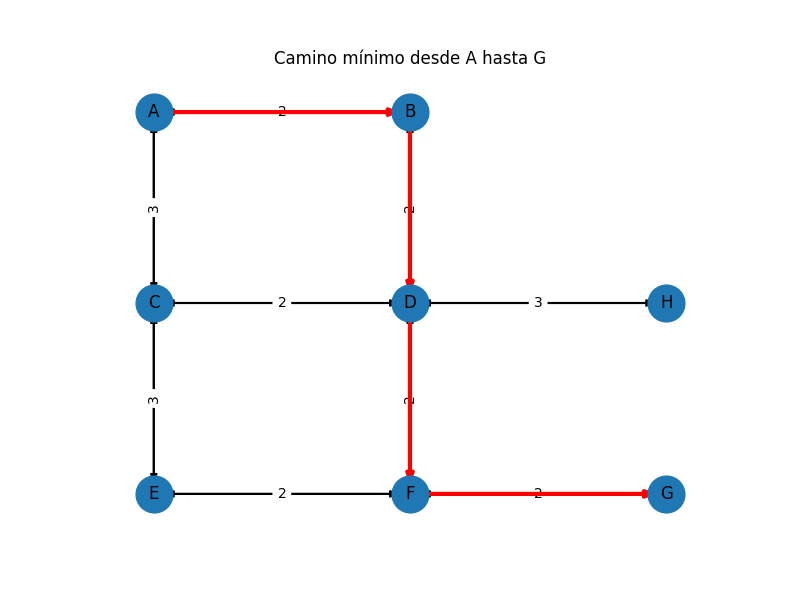

This figure's Python source:
"""
Starter: Greedy Best-First & A*, usando listas para OPEN
Formato y estructura inspirados en un starter de caminos mínimos.
Objetivo: que el/la estudiante implemente los algoritmos (cascarón con TODOs).

Instrucciones:
1) Implementá Greedy Best-First (f = h) en greedy_best_first():
   - Estructura de datos: OPEN como lista simple.
   - Selección del siguiente nodo: elegir el de menor h(n) con búsqueda lineal (O(N)).
   - Usá CLOSED para evitar reexpansión; registrá 'parent' y 'orden_expansion'.
2) Implementá A* (f = g + h) en a_star():
   - OPEN como lista simple; seleccionar por f(n) = g(n) + h(n).
   - Relajación: actualizá g[v] y parent[v] si encontrás mejor camino.
   - Evitá reexpansión con CLOSED (si h es consistente).
3) Completá reconstruct_path() para reconstruir el camino con 'parent'.
4) Probá con el grafo y heurísticas del final; compará orden de expansión y caminos.
"""

from typing import Dict, List, Tuple, Any, Callable, Optional
import math

Graph = Dict[Any, List[Tuple[Any, float]]]
Heuristic = Callable[[Any, Any], float]


# ---------------------------------------------------------------------------
# Greedy Best-First (f = h)
# ---------------------------------------------------------------------------

# Función auxiliar para argmin lineal, hace que el código sea más legible.
def argmin_index(lst: List[Any], key: Callable[[Any], float]) -> int: # índice del mínimo según 'key'
        return min(range(len(lst)), key=lambda i: key(lst[i])) # argmin_index([a,b,c], key=f) = índice de min(f(a), f(b), f(c))

def greedy_best_first(graph: Graph, start: Any, goal: Any, h: Heuristic) -> Tuple[Dict[Any, Any], List[Any]]:
    """
    Devuelve:
      - parent: antecesor inmediato para reconstruir el camino.
      - orden_expansion: lista de nodos en el orden de expansión (cuando salen de OPEN).
    Estrategia:
      - OPEN como lista simple; en cada iteración elegir el n con menor h(n).
      - CLOSED evita reexpansiones.
      - Detener cuando se expande 'goal'.
    TO DO: completar el cuerpo del algoritmo (ver comentarios dentro).
    """
    parent: Dict[Any, Any] = {start: None}
    orden_expansion: List[Any] = []

    # TO DO: inicializar OPEN con 'start'
    # TO DO: inicializar CLOSED como conjunto vacío
    OPEN: List[Any] = [start]
    CLOSED: set = set()

    # Sugerencia: función auxiliar (opcional) para argmin por h:
    # min_index = argmin_index(OPEN, key=lambda n: h(n, goal))

    # Bucle principal
    # while OPEN:
    #     1) seleccionar y remover de OPEN el nodo u con menor h(u)
    #     2) si u ya está en CLOSED, continuar
    #     3) agregar u a CLOSED y a 'orden'
    #     4) si u == goal: break
    #     5) para cada (v,w) en graph[u]:
    #           si v no está en CLOSED y v no está en parent:
    #               parent[v] = u
    #               agregar v a OPEN

    while OPEN:
        select_index = argmin_index(OPEN, key=lambda n: h(n, goal)) # Selecciona por h(n)
        i = OPEN.pop(select_index)  # Extrae el nodo con la heurística mínima
        
        for v, _ in graph.get(i, []): # Probar ambas heurísticas y elegir la que da menor valor
            if v not in CLOSED and v not in parent: # Evita reexpansión y ciclos
                parent[v] = i # Registra el antecesor
                OPEN.append(v) # Agrega al OPEN los vecinos no expandidos

        if i in CLOSED: # Evita reexpansión
            continue  # Ignora si ya fue expandido
        orden_expansion.append(i) # Registra el orden de expansión
        CLOSED.add(i) # Marca como expandido

        if i == goal: # Hace que el algoritmo termine al llegar al objetivo
            break  # Detener si se alcanzó el objetivo


    # Nota: no se usa g(n); Greedy prioriza solo h(n).
    # Dejar lanzada la excepción para que el/la estudiante implemente
    return parent, orden_expansion


# ---------------------------------------------------------------------------
# A* (f = g + h)
# ---------------------------------------------------------------------------
def a_star(graph: Graph, start: Any, goal: Any, h: Heuristic) -> Tuple[Dict[Any, float], Dict[Any, Any], List[Any]]:
    """
    Devuelve:
      - g: costos acumulados desde start.
      - parent: antecesores para reconstruir camino óptimo.
      - orden_expansion: nodos expandidos en orden.
    Estrategia:
      - OPEN lista simple; en cada iteración elegir el nodo con menor f = g + h (argmin lineal).
      - CLOSED evita reexpansión (si h consistente, no hay reexpansiones necesarias).
      - Relajación estándar: si new_g < g[v], actualizar g[v], parent[v] y (si corresponde) agregar v a OPEN.
    TO DO: completar el cuerpo.
    """
    g: Dict[Any, float] = {start: 0.0}
    parent: Dict[Any, Any] = {start: None}
    orden: List[Any] = []

    # TO DO: inicializar OPEN con 'start'
    # TO DO: inicializar CLOSED como conjunto vacío
    OPEN: List[Any] = [start]
    CLOSED: set = set()

    # Bucle principal
    # while OPEN:
    #     1) seleccionar y remover de OPEN el nodo u con menor f(u) = g[u] + h(u, goal)
    #     2) si u ya está en CLOSED: continuar
    #     3) agregar u a CLOSED y a 'orden'
    #     4) si u == goal: break
    #     5) para cada (v,w) en graph[u]:
    #           new_g = g[u] + w
    #           si v no está en g o new_g < g[v]:
    #               g[v] = new_g
    #               parent[v] = u
    #               si v no está en CLOSED y v no está en OPEN: agregar v a OPEN

    while OPEN:
        select_index = argmin_index(OPEN, key=lambda n: g[n] + h(n, goal)) # Selecciona por f(n) = g(n) + h(n)
        u = OPEN.pop(select_index)  # Extrae el nodo con el menor f(n) = g(n) + h(n)

        for v, w in graph.get(u, []): # Explora vecinos
            new_g = g[u] + w # Costo acumulado al vecino
            if v not in g or new_g < g[v]: # Relajación
                g[v] = new_g # Actualiza costo
                parent[v] = u # Actualiza antecesor
                if v not in CLOSED and v not in OPEN: # Agregar a OPEN si no está en CLOSED ni en OPEN
                    OPEN.append(v) # Agrega a OPEN
        
        if u in CLOSED: # Evita reexpansión
            continue  # Ignora si ya fue expandido
        orden.append(u) # Registra el orden de expansión
        CLOSED.add(u) # Marca como expandido

        if u == goal: # Hace que el algoritmo termine al llegar al objetivo
            break  # Detener si se alcanzó el objetivo

    return g, parent, orden


# ---------------------------------------------------------------------------
# Reconstrucción de camino
# ---------------------------------------------------------------------------
def reconstruct_path(parent: Dict[Any, Any], start: Any, goal: Any) -> List[Any]:
    """
    Devuelve la lista de nodos desde 'start' hasta 'goal' (incluidos).
    Si no hay camino o falta información en 'parent', devuelve [].
    TO DO: completar recorriendo 'parent' hacia atrás.
    """
    path: List[Any] = [start]
    cur: Optional[Any] = goal

    if goal not in parent: # hace que no se pueda reconstruir
        return []  # sin camino conocido
    path = []
    cur = goal

    while cur is not None: # Reconstruye el camino hacia atrás
        path.append(cur) # Agrega el nodo actual al camino
        cur = parent.get(cur) # Mueve al antecesor
    path.reverse() # Invierte para obtener el camino de start a goal

    return path if path and path[0] == start else [] # Verifica que el camino comience en 'start'



# ---------------------------------------------------------------------------
# Grafo de ejemplo y heurísticas
# ---------------------------------------------------------------------------

# Grafo no dirigido (lista de adyacencia con costos)
G: Graph = {
    'A': [('B', 2), ('C', 3)],
    'B': [('A', 2), ('D', 2)],
    'C': [('A', 3), ('D', 2), ('E', 3)],
    'D': [('B', 2), ('C', 2), ('F', 2), ('H', 3)],
    'E': [('C', 3), ('F', 2)],
    'F': [('D', 2), ('E', 2), ('G', 2)],
    'H': [('D', 3), ('G', 2)],
    'G': []  # objetivo
}

# Posiciones (x,y) para heurísticas geométricas (opcional)
POS = {
    'A': (0, 4),
    'B': (2, 4),
    'C': (0, 2),
    'D': (2, 2),
    'E': (0, 0),
    'F': (2, 0),
    'H': (4, 2),
    'G': (4, 0)
}

def h_manhattan(n: Any, goal: Any) -> float:
    (x1, y1), (x2, y2) = POS[n], POS[goal]
    return abs(x1 - x2) + abs(y1 - y2)

def h_euclid(n: Any, goal: Any) -> float:
    (x1, y1), (x2, y2) = POS[n], POS[goal]
    return math.hypot(x1 - x2, y1 - y2)


# ---------------------------------------------------------------------------
# Ejecución de prueba
# ---------------------------------------------------------------------------
if __name__ == '__main__':
    start, goal = 'A', 'G'
    print("Grafo de ejemplo (nodos, posiciones):", POS)

    print("\n--- GREEDY BEST-FIRST (h = Manhattan) ---")
    try:
        parent_gbfs, orden_gbfs = greedy_best_first(G, start, goal, lambda n,g=goal: h_manhattan(n, g))
        print("Orden de expansión:", orden_gbfs)
        print("Camino:", reconstruct_path(parent_gbfs, start, goal))
    except NotImplementedError as e:
        print("Pendiente Greedy:", e)

    print("\n--- A* (h = Manhattan) ---")
    try:
        g_scores, parent_astar, orden_astar = a_star(G, start, goal, lambda n,g=goal: h_manhattan(n, g))
        print("Orden de expansión:", orden_astar)
        print("g(n):", g_scores)
        print("Camino óptimo A->G:", reconstruct_path(parent_astar, start, goal))
    except NotImplementedError as e:
        print("Pendiente A*:", e)


# -----------------------------------------------------------
# Resultados esperados (pueden variar en orden de expansión)
# ---------------------------------------------------------------------------
# Grafo de ejemplo (nodos, posiciones): {'A': (0, 4), 'B': (2, 4), 'C': (0, 2), 
# 'D': (2, 2), 'E': (0, 0), 'F': (2, 0), 'H': (4, 2), 'G': (4, 0)}

# --- GREEDY BEST-FIRST (h = Manhattan) ---
# Orden de expansión: ['A', 'B', 'D', 'F', 'G']
# Camino: ['A', 'B', 'D', 'F', 'G']

# --- A* (h = Manhattan) ---
# Orden de expansión: ['A', 'B', 'D', 'F', 'G']
# g(n): {'A': 0.0, 'B': 2.0, 'C': 3.0, 'D': 4.0, 'F': 6.0, 'H': 7.0, 'E': 8.0, 'G': 8.0}
# Camino óptimo A->G: ['A', 'B', 'D', 'F', 'G']
# Camino A→G: ['A', 'B', 'D', 'F', 'G']  Distancia: 8.0
# -----------------------------------------------------------














# ---------------------------------------------------------------------------
# Segunda Parte del Proceso
# (opcional, para visualización y pruebas adicionales)
# ---------------------------------------------------------------------------

# Visualización del proceso de búsqueda A* (opcional)
# Representación visual del grafo dirijido utilizando las funciones ya definidas
# Utilización de las funciones de la Tarea 3, modificadas para este contexto
# Cada linea de código está comentada para no perderme en el proceso

import networkx as nx
import matplotlib.pyplot as plt
from math import inf


class adjacency_matrix: # Placeholder para la estructura de matriz de adyacencia
    def __init__(self, nvertices): # nvertices: número de vértices (1..n)
        self.nvertices = nvertices # número de vértices
        self.weight = [[inf]*(nvertices+1) for _ in range(nvertices+1)] # matriz de pesos (1-indexed)
        for i in range(1, nvertices+1): # inicializa la diagonal a 0
            self.weight[i][i] = 0 # costo 0 en la diagonal
        self.next = [[None]*(nvertices+1) for _ in range(nvertices+1)] # matriz para reconstrucción de caminos

    def as_dict(self):
        """Devuelve un grafo {u: [(v, w), ...]} ignorando 'inf' y la diagonal."""
        adj = {i: [] for i in range(1, self.nvertices+1)} # diccionario de adyacencia
        for i in range(1, self.nvertices+1): # recorre filas
            for j in range(1, self.nvertices+1): # recorre columnas
                w = self.weight[i][j] # peso de la arista i->j
                if i != j and w != inf: # ignora diagonal e inf
                    adj[i].append((j, w)) # agrega (j, w) a la lista de adyacencia de i
        return adj


# --------------------------
# Helpers de graficación
# --------------------------
def matrix_to_nx(g: adjacency_matrix) -> nx.DiGraph: # hace un DiGraph de networkx
    """Convierte la matriz de Skiena a un DiGraph de networkx."""
    G = nx.DiGraph() # grafo dirigido
    G.add_nodes_from(range(1, g.nvertices+1)) # agrega nodos 1..n
    for i in range(1, g.nvertices+1): # recorre filas
        for j in range(1, g.nvertices+1): # recorre columnas
            w = g.weight[i][j] # peso de la arista i->j
            if w != inf and i != j: # ignora inf y diagonal
                G.add_edge(i, j, weight=w) # agrega arista i->j con peso w
    return G


def plot_graph(G, path_nodes=None, title="Grafo", node_labels=None, pos=None): # path_nodes: lista de nodos en el camino
    plt.figure(figsize=(8, 6)) # tamaño de la figura
    if pos is None: # si no se pasan posiciones, usa spring layout
        pos = nx.spring_layout(G, seed=7) # posiciones de los nodos
    nx.draw_networkx_nodes(G, pos, node_size=700) # dibuja nodos

    if node_labels: # si se pasan etiquetas, las usa
        nx.draw_networkx_labels(G, pos, labels=node_labels) # etiquetas personalizadas
    else: # si no, usa los números de los nodos
        nx.draw_networkx_labels(G, pos) # etiquetas por defecto

    nx.draw_networkx_edges(G, pos, edge_color="black", arrows=True, width=1.5) # dibuja aristas
    edge_labels = {(u, v): f"{d.get('weight')}" for u, v, d in G.edges(data=True)} # etiquetas de pesos
    nx.draw_networkx_edge_labels(G, pos, edge_labels=edge_labels, font_color="black") # dibuja etiquetas de pesos

    if path_nodes and len(path_nodes) >= 2: # si hay camino, lo resalta
        path_edges = list(zip(path_nodes[:-1], path_nodes[1:])) # aristas del camino
        nx.draw_networkx_edges(G, pos, edgelist=path_edges, edge_color="red", width=3, arrows=True) # resalta camino

    plt.title(title)
    plt.axis("off")
    plt.show()



def shortest_path_and_plot(g: adjacency_matrix, src: int, dst: int, title=None, label_map=None, pos=None): 
    g_scores, parent, orden = a_star(g.as_dict(), src, dst, lambda n, g=dst: 0.0) # h(n)=0
    path = reconstruct_path(parent, src, dst) # reconstruye el camino
    dist = g_scores.get(dst, math.inf) # distancia total (inf si no hay camino)
    G = matrix_to_nx(g) # convierte a networkx

    node_labels = None # etiquetas por defecto (números)
    if label_map: # si se pasa un mapeo, lo invierte para etiquetas
        node_labels = {v: k for k, v in label_map.items()} # etiquetas personalizadas

    plot_graph(G, path_nodes=path, title=title or f"Camino minimo desde {src} hasta {dst}", # título
               node_labels=node_labels, pos=pos)
    return path, dist



def example_graph():
    g = adjacency_matrix(8)
    idx = {'A':1, 'B':2, 'C':3, 'D':4, 'E':5, 'F':6, 'H':7, 'G':8}  # mapeo letras->índices

    def e(u, v, w): 
        g.weight[idx[u]][idx[v]] = w  # dirigido

    e('A','B',2); e('B','A',2)
    e('A','C',3); e('C','A',3)
    e('B','D',2); e('D','B',2)
    e('C','D',2); e('D','C',2)
    e('C','E',3); e('E','C',3)
    e('D','F',2); e('F','D',2)
    e('E','F',2); e('F','E',2)
    e('D','H',3); e('H','D',3)
    e('F','G',2); e('G','F',2)

    POS = {
        'A': (0, 4),
        'B': (2, 4),
        'C': (0, 2),
        'D': (2, 2),
        'E': (0, 0),
        'F': (2, 0),
        'H': (4, 2),
        'G': (4, 0)
    }
    pos_idx = {idx[k]: v for k, v in POS.items()} # posiciones con índices
    return g, idx, pos_idx



# ---------------------------------------------------------------------------
# Ejecución de prueba
# ---------------------------------------------------------------------------
if __name__ == "__main__":
    g, idx, pos_idx = example_graph()

    src, dst = idx['A'], idx['G'] # Prueba de A* con h(n)=0 (Dijkstra)
    path, dist = shortest_path_and_plot(g, src, dst,
                                        title="Camino mínimo desde A hasta G",
                                        label_map=idx,
                                        pos=pos_idx)
    path_letras = [ {v:k for k,v in idx.items()}[p] for p in path ]
    print("Camino A→G:", path_letras, " Distancia:", dist)
# ---------------------------------------------------------------------------
